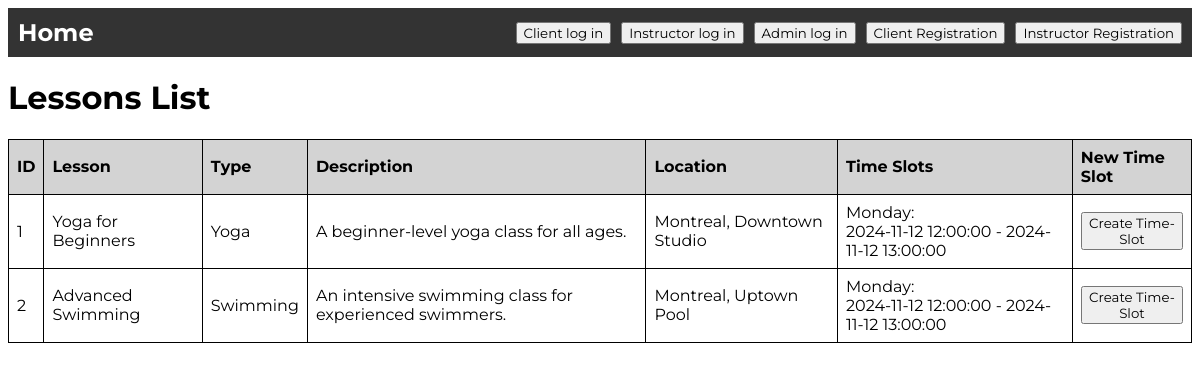
The page /admin_lessons on the database as committed earlier.
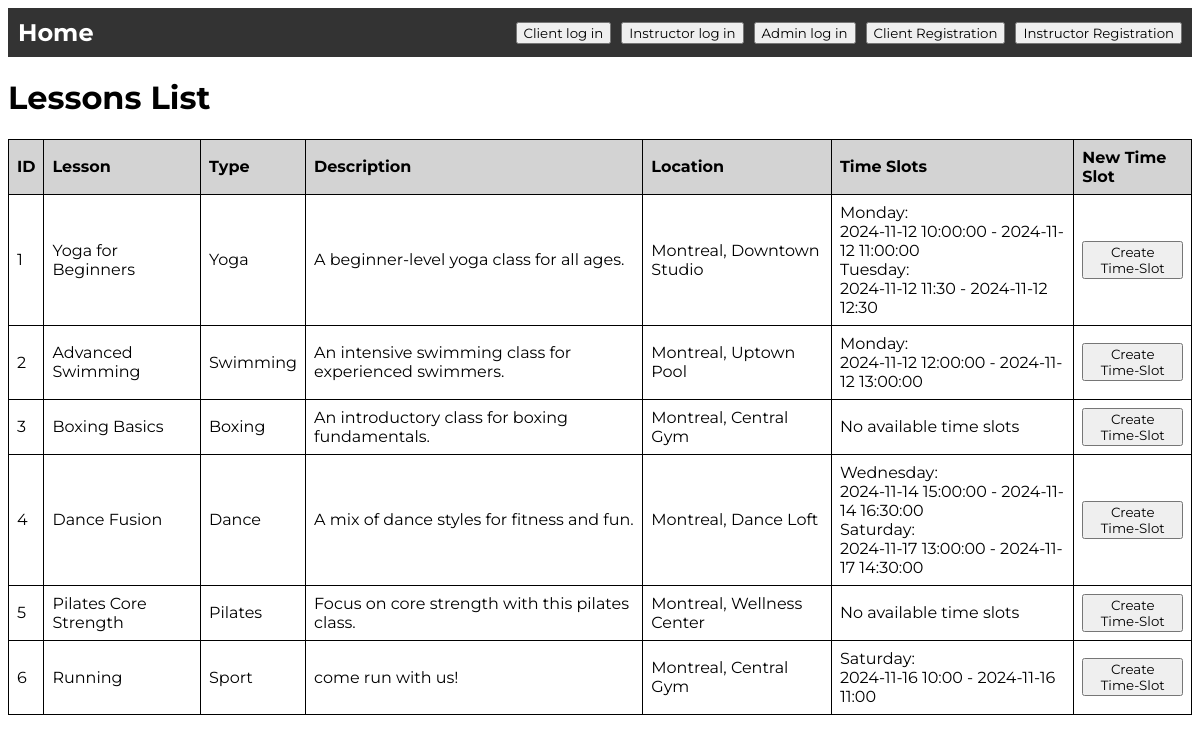
The same page on the database as committed later.
### models/models.py (models this page shows, shortened)
class Lesson(db.Model):
    __tablename__ = 'lessons'
    lesson_id = db.Column(db.Integer, primary_key=True, autoincrement=True)
    name = db.Column(db.String(100), nullable=False, unique=True)
    lesson_type = db.Column(db.String(50), nullable=False)
    description = db.Column(db.String(255), nullable=False)
    capacity = db.Column(db.Integer, nullable=False)
    offerings = db.relationship('Offering', backref='lesson', lazy=True)
    lesson_time_slots = db.relationship('TimeSlot', back_populates='lesson', lazy=True)
    is_available = db.Column(db.Boolean, default=True)
    location_id = db.Column(db.Integer, db.ForeignKey('locations.location_id', name='fk_location_id'), nullable=True)
    location = db.relationship('Location', backref=db.backref('lessons', lazy=True))

class Location(db.Model):
    __tablename__ = 'locations'
    location_id = db.Column(db.Integer, primary_key=True, autoincrement=True)
    name = db.Column(db.String(128), nullable=False)
    city = db.Column(db.String(128), nullable=False)
    address = db.Column(db.String(255), nullable=False)

class TimeSlot(db.Model):
    __tablename__ = 'time_slots'
    id = db.Column(db.Integer, primary_key=True)
    start_time = db.Column(db.String(50), nullable=False)
    end_time = db.Column(db.String(50), nullable=False)
    is_available = db.Column(db.Boolean, default=True, nullable=False)
    lesson_id = db.Column(db.Integer, db.ForeignKey('lessons.lesson_id', name='fk_lesson_id'), nullable=False)
    lesson = db.relationship('Lesson', back_populates='lesson_time_slots', lazy=True)
    day_of_week = db.Column(db.String(50), nullable=False)

### main.py (the view)
@app.route('/admin_lessons')
def admin_lessons():
    lessons = Lesson.query.all()
    for lesson in lessons:
        lesson.time_slots = Schedule.get_schedule_by_lesson(lesson.lesson_id)
    return render_template('admin_lessons.html', lessons=lessons)

### models/models.py (called while the page is built)
    @staticmethod
    def get_schedule_by_lesson(lesson_id):
        schedules = Schedule.query.filter_by(lesson_id=lesson_id, is_available=True).all()
        return [schedule.time_slot for schedule in schedules]

### templates/admin_lessons.html (shortened to what this page needs)
{% include 'header.html' %}
<head>
    <link rel="stylesheet" href="static/style.css">
</head>
<h1>Lessons List</h1>
<table>
    <thead>
        <tr>
            <th>ID</th>
            <th>Lesson</th>
            <th>Type</th>
            <th>Description</th>
            <th>Location</th>
            <th>Time Slots</th>
            <th>New Time Slot</th>
        </tr>
    </thead>
    <tbody>
        {% for lesson in lessons %}
        <tr>
            <td>{{ lesson.lesson_id }}</td>
            <td>{{ lesson.name }}</td>
            <td>{{ lesson.lesson_type }}</td>
            <td>{{ lesson.description }}</td>
            <td>{{ lesson.location.city }}, {{lesson.location.name}}</td>
            <td>
                {% for time_slot in lesson.time_slots %}
                    {{time_slot.day_of_week}}:<br>{{ time_slot.start_time }} - {{ time_slot.end_time }}<br>
                {% else %}
                    No available time slots
                {% endfor %}
            </td>
            <td>
                <button type="button" id="timeSlotBtn{{ lesson.lesson_id }}" class="btn btn-primary">Create Time-Slot</button>
            </td>
        </tr>
        {% endfor %}
    </tbody>
</table>
</body>
</html>

### templates/header.html (shortened to what this page needs)
<!DOCTYPE html>
<html lang="en">
    <head>
        <link rel="stylesheet" href="{{ url_for('static', filename='style.css') }}">
    </head>
    <body>
        <header>
            <nav>
                <div style="display: flex; align-items: center;">
                    <h2><a href="/">Home</a></h2>
                </div>
                <div class="right-section">
                    {% if session.get('currentAccount') %}
                    <p style="color: white;">Welcome, {{ session['currentAccount']['username'] }}
                        {% if session.get('accountType') == 'client' %}
                        <a href="{{ url_for('client_account') }}"><button>Your account</button></a>
                        {% endif %}
                        {% if session.get('accountType') == 'instructor' %}
                        <a href="{{ url_for('instructor_account') }}"><button>Your account</button></a>
                        {% endif %}
                    </p>
                    <a href="{{ url_for('logout') }}"><button>Logout</button></a>
                    {% else %}
                    <a href="/client_login"><button>Client log in</button></a>
                    <a href="/instructor_login"><button>Instructor log in</button></a>
                    <a href="/admin_login"><button>Admin log in</button></a>
                    <a href="/client_registration"><button>Client Registration</button></a>
                    <a href="/instructor_registration"><button>Instructor Registration</button></a>
                    {% endif %}
                </div>
            </nav>
        </header>

### static/style.css (style rules this page uses)
* { font-family: "Montserrat", sans-serif; }
li, a, button { font-family: "Montserrat", sans-serif; }
nav { display: flex; justify-content: space-between; align-items: center; background-color: #333; padding: 10px; }
nav h2, nav ul, .right-section { margin: 0; }
nav a { color: white; text-decoration: none; }
.right-section { display: flex; align-items: center; gap: 10px; }
table { width: 100%; border-collapse: collapse; }
th, td { border: 1px solid black; padding: 8px; text-align: left; }
th { background-color:lightgray; }

### templates/admin_lessons.html (style rules this page uses)
body { font-family: Arial, Helvetica, sans-serif; }

Rows that differ between the two databases and show on the page:
computed for Lesson "Yoga for Beginners": gains TimeSlot (day_of_week "Monday", start_time "2024-11-12 10:00:00", end_time "2024-11-12 11:00:00"); loses TimeSlot (day_of_week "Monday", start_time "2024-11-12 12:00:00", end_time "2024-11-12 13:00:00")
added TimeSlot: day_of_week "Tuesday", start_time "2024-11-12 11:30", end_time "2024-11-12 12:30", shown under Lesson "Yoga for Beginners"
added Lesson: lesson_id "3", name "Boxing Basics", lesson_type "Boxing", description "An introductory class for boxing fundamentals.", location.city "Montreal", location.name "Central Gym"
added Lesson: lesson_id "4", name "Dance Fusion", lesson_type "Dance", description "A mix of dance styles for fitness and fun.", location.city "Montreal", location.name "Dance Loft"
added TimeSlot: day_of_week "Wednesday", start_time "2024-11-14 15:00:00", end_time "2024-11-14 16:30:00", shown under "4"
added TimeSlot: day_of_week "Saturday", start_time "2024-11-17 13:00:00", end_time "2024-11-17 14:30:00", shown under "4"
added Lesson: lesson_id "5", name "Pilates Core Strength", lesson_type "Pilates", description "Focus on core strength with this pilates class.", location.city "Montreal", location.name "Wellness Center"
added Lesson: lesson_id "6", name "Running", lesson_type "Sport", description "come run with us!", location.city "Montreal", location.name "Central Gym"
added TimeSlot: day_of_week "Saturday", start_time "2024-11-16 10:00", end_time "2024-11-16 11:00", shown under "6"
